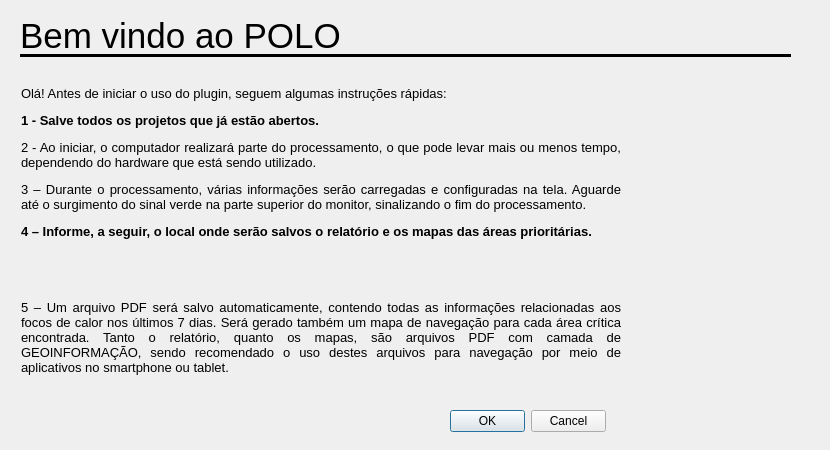
<?xml version="1.0" encoding="UTF-8"?>
<ui version="4.0">
 <class>POLODialogBase</class>
 <widget class="QDialog" name="POLODialogBase">
  <property name="windowModality">
   <enum>Qt::NonModal</enum>
  </property>
  <property name="geometry">
   <rect>
    <x>0</x>
    <y>0</y>
    <width>830</width>
    <height>450</height>
   </rect>
  </property>
  <property name="minimumSize">
   <size>
    <width>830</width>
    <height>450</height>
   </size>
  </property>
  <property name="maximumSize">
   <size>
    <width>830</width>
    <height>450</height>
   </size>
  </property>
  <property name="windowTitle">
   <string>POLO</string>
  </property>
  <property name="windowIcon">
   <iconset resource="resources.qrc">
    <normaloff>:/plugins/POLO/icon.png</normaloff>:/plugins/POLO/icon.png</iconset>
  </property>
  <property name="windowOpacity">
   <double>50.000000000000000</double>
  </property>
  <widget class="QDialogButtonBox" name="button_box">
   <property name="geometry">
    <rect>
     <x>450</x>
     <y>410</y>
     <width>156</width>
     <height>23</height>
    </rect>
   </property>
   <property name="orientation">
    <enum>Qt::Horizontal</enum>
   </property>
   <property name="standardButtons">
    <set>QDialogButtonBox::Cancel|QDialogButtonBox::Ok</set>
   </property>
   <property name="centerButtons">
    <bool>false</bool>
   </property>
  </widget>
  <widget class="QLabel" name="label_3">
   <property name="geometry">
    <rect>
     <x>640</x>
     <y>-25</y>
     <width>201</width>
     <height>501</height>
    </rect>
   </property>
   <property name="text">
    <string/>
   </property>
   <property name="pixmap">
    <pixmap resource="resources.qrc">:/plugins/POLO/BODY.png</pixmap>
   </property>
   <property name="scaledContents">
    <bool>true</bool>
   </property>
   <property name="openExternalLinks">
    <bool>false</bool>
   </property>
   <property name="textInteractionFlags">
    <set>Qt::NoTextInteraction</set>
   </property>
   <property name="buddy">
    <cstring></cstring>
   </property>
  </widget>
  <widget class="QLabel" name="label">
   <property name="geometry">
    <rect>
     <x>20</x>
     <y>0</y>
     <width>461</width>
     <height>71</height>
    </rect>
   </property>
   <property name="font">
    <font>
     <pointsize>26</pointsize>
    </font>
   </property>
   <property name="text">
    <string>Bem vindo ao POLO</string>
   </property>
  </widget>
  <widget class="QLabel" name="label_4">
   <property name="geometry">
    <rect>
     <x>20</x>
     <y>20</y>
     <width>771</width>
     <height>71</height>
    </rect>
   </property>
   <property name="font">
    <font>
     <pointsize>12</pointsize>
    </font>
   </property>
   <property name="focusPolicy">
    <enum>Qt::NoFocus</enum>
   </property>
   <property name="contextMenuPolicy">
    <enum>Qt::NoContextMenu</enum>
   </property>
   <property name="layoutDirection">
    <enum>Qt::LeftToRight</enum>
   </property>
   <property name="autoFillBackground">
    <bool>false</bool>
   </property>
   <property name="frameShape">
    <enum>QFrame::HLine</enum>
   </property>
   <property name="lineWidth">
    <number>3</number>
   </property>
   <property name="text">
    <string/>
   </property>
   <property name="textFormat">
    <enum>Qt::AutoText</enum>
   </property>
   <property name="scaledContents">
    <bool>false</bool>
   </property>
  </widget>
  <widget class="QLabel" name="label_5">
   <property name="geometry">
    <rect>
     <x>20</x>
     <y>70</y>
     <width>601</width>
     <height>321</height>
    </rect>
   </property>
   <property name="font">
    <font>
     <pointsize>12</pointsize>
    </font>
   </property>
   <property name="acceptDrops">
    <bool>false</bool>
   </property>
   <property name="frameShape">
    <enum>QFrame::NoFrame</enum>
   </property>
   <property name="frameShadow">
    <enum>QFrame::Plain</enum>
   </property>
   <property name="lineWidth">
    <number>5</number>
   </property>
   <property name="midLineWidth">
    <number>6</number>
   </property>
   <property name="text">
    <string>&lt;html&gt;&lt;head/&gt;&lt;body&gt;&lt;p align=&quot;justify&quot;&gt;&lt;span style=&quot; font-size:10pt;&quot;&gt;Olá! Antes de iniciar o uso do plugin, seguem algumas instruções rápidas:&lt;/span&gt;&lt;/p&gt;&lt;p align=&quot;justify&quot;&gt;&lt;span style=&quot; font-size:10pt; font-weight:600;&quot;&gt;1 - Salve todos os projetos que já estão abertos. &lt;/span&gt;&lt;/p&gt;&lt;p align=&quot;justify&quot;&gt;&lt;span style=&quot; font-size:10pt;&quot;&gt;2 - Ao iniciar, o computador realizará parte do processamento, o que pode levar mais ou menos tempo, dependendo do hardware que está sendo utilizado. &lt;/span&gt;&lt;/p&gt;&lt;p align=&quot;justify&quot;&gt;&lt;span style=&quot; font-size:10pt;&quot;&gt;3 – Durante o processamento, várias informações serão carregadas e configuradas na tela. Aguarde até o surgimento do sinal verde na parte superior do monitor, sinalizando o fim do processamento.&lt;/span&gt;&lt;/p&gt;&lt;p align=&quot;justify&quot;&gt;&lt;span style=&quot; font-size:10pt; font-weight:600;&quot;&gt;4 – Informe, a seguir, o local onde serão salvos o relatório e os mapas das áreas prioritárias.&lt;/span&gt;&lt;/p&gt;&lt;p align=&quot;justify&quot;&gt;&lt;br/&gt;&lt;/p&gt;&lt;p align=&quot;justify&quot;&gt;&lt;span style=&quot; font-size:10pt;&quot;&gt;5 – Um arquivo PDF será salvo automaticamente, contendo todas as informações relacionadas aos focos de calor nos últimos 7 dias. Será gerado também um mapa de navegação para cada área crítica encontrada. Tanto o relatório, quanto os mapas, são arquivos PDF com camada de GEOINFORMAÇÃO, sendo recomendado o uso destes arquivos para navegação por meio de aplicativos no smartphone ou tablet.&lt;/span&gt;&lt;/p&gt;&lt;/body&gt;&lt;/html&gt;</string>
   </property>
   <property name="textFormat">
    <enum>Qt::AutoText</enum>
   </property>
   <property name="scaledContents">
    <bool>false</bool>
   </property>
   <property name="wordWrap">
    <bool>true</bool>
   </property>
   <property name="margin">
    <number>1</number>
   </property>
   <property name="indent">
    <number>1</number>
   </property>
  </widget>
  <widget class="QgsFileWidget" name="localsave">
   <property name="geometry">
    <rect>
     <x>29</x>
     <y>260</y>
     <width>561</width>
     <height>23</height>
    </rect>
   </property>
   <property name="sizePolicy">
    <sizepolicy hsizetype="Preferred" vsizetype="Preferred">
     <horstretch>0</horstretch>
     <verstretch>0</verstretch>
    </sizepolicy>
   </property>
   <property name="contextMenuPolicy">
    <enum>Qt::DefaultContextMenu</enum>
   </property>
   <property name="layoutDirection">
    <enum>Qt::RightToLeft</enum>
   </property>
   <property name="fileWidgetButtonVisible">
    <bool>true</bool>
   </property>
   <property name="fullUrl">
    <bool>false</bool>
   </property>
   <property name="storageMode">
    <enum>QgsFileWidget::GetDirectory</enum>
   </property>
  </widget>
  <zorder>label_4</zorder>
  <zorder>button_box</zorder>
  <zorder>label_3</zorder>
  <zorder>label</zorder>
  <zorder>label_5</zorder>
  <zorder>localsave</zorder>
 </widget>
 <customwidgets>
  <customwidget>
   <class>QgsFileWidget</class>
   <extends>QWidget</extends>
   <header>qgsfilewidget.h</header>
  </customwidget>
 </customwidgets>

 <connections>
  <connection>
   <sender>button_box</sender>
   <signal>rejected()</signal>
   <receiver>POLODialogBase</receiver>
   <slot>reject()</slot>
   <hints>
    <hint type="sourcelabel">
     <x>20</x>
     <y>20</y>
    </hint>
    <hint type="destinationlabel">
     <x>20</x>
     <y>20</y>
    </hint>
   </hints>
  </connection>
  <connection>
   <sender>button_box</sender>
   <signal>accepted()</signal>
   <receiver>POLODialogBase</receiver>
   <slot>accept()</slot>
   <hints>
    <hint type="sourcelabel">
     <x>20</x>
     <y>20</y>
    </hint>
    <hint type="destinationlabel">
     <x>20</x>
     <y>20</y>
    </hint>
   </hints>
  </connection>
 </connections>
</ui>
